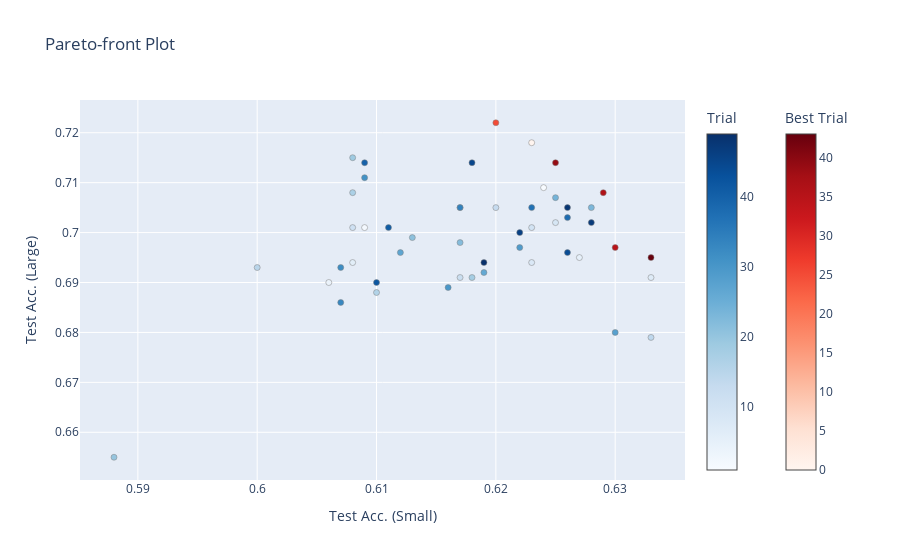

Notebook cell for this chart:
### Code cell
fig = optuna.visualization.plot_pareto_front(
    study, target_names=["Test Acc. (Small)", "Test Acc. (Large)"]
)
fig.show()

### Figure 1 — Plotly figure (JSON) as saved in the notebook; plotly's stock layout.template omitted (floating-point values rounded to 4 significant figures)
{"data": [{"hovertemplate": "%{text}<extra>Trial</extra>", "marker": {"color": [1, 2, 3, 4, 5, 6, 7, 8, 9, 10, 11, 12, 13, 14, 15, 16, 17, 18, 19, 20, 21, 22, 23, 24, 26, 27, 28, 29, 30, 31, 32, 33, 34, 37, 38, 40, 41, 42, 44, 45, 46, 47, 48, 49], "colorbar": {"title": {"text": "Trial"}}, "colorscale": [[0, "rgb(247,251,255)"], [0.125, "rgb(222,235,247)"], [0.25, "rgb(198,219,239)"], [0.375, "rgb(158,202,225)"], [0.5, "rgb(107,174,214)"], [0.625, "rgb(66,146,198)"], [0.75, "rgb(33,113,181)"], [0.875, "rgb(8,81,156)"], [1, "rgb(8,48,107)"]], "line": {"color": "Grey", "width": 0.5}}, "mode": "markers", "showlegend": false, "text": ["{<br>  \"number\": 1,<br>  \"values\": [<br>    0.624,<br>    0.709<br>  ],<br>  \"params\": {<br>    \"learning_rate\": 0.06585243028374244,<br>    \"max_depth\": 4,<br>    \"max_iter\": 62,<br>    \"min_samples_leaf\": 5<br>  }<br>}", "{<br>  \"number\": 2,<br>  \"values\": [<br>    0.609,<br>    0.701<br>  ],<br>  \"params\": {<br>    \"learning_rate\": 0.13734415443576325,<br>    \"max_depth\": 5,<br>    \"max_iter\": 345,<br>    \"min_samples_leaf\": 5<br>  }<br>}", "{<br>  \"number\": 3,<br>  \"values\": [<br>    0.617,<br>    0.705<br>  ],<br>  \"params\": {<br>    \"learning_rate\": 0.0113910218555902,<br>    \"max_depth\": 4,<br>    \"max_iter\": 160,<br>    \"min_samples_leaf\": 5<br>  }<br>}", "{<br>  \"number\": 4,<br>  \"values\": [<br>    0.606,<br>    0.69<br>  ],<br>  \"params\": {<br>    \"learning_rate\": 0.9198686734844048,<br>    \"max_depth\": 4,<br>    \"max_iter\": 383,<br>    \"min_samples_leaf\": 5<br>  }<br>}", "{<br>  \"number\": 5,<br>  \"values\": [<br>    0.627,<br>    0.695<br>  ],<br>  \"params\": {<br>    \"learning_rate\": 0.01254220787807467,<br>    \"max_depth\": 5,<br>    \"max_iter\": 188,<br>    \"min_samples_leaf\": 5<br>  }<br>}", "{<br>  \"number\": 6,<br>  \"values\": [<br>    0.608,<br>    0.694<br>  ],<br>  \"params\": {<br>    \"learning_rate\": 0.012899120848017089,<br>    \"max_depth\": 5,<br>    \"max_iter\": 106,<br>    \"min_samples_leaf\": 5<br>  }<br>}", "{<br>  \"number\": 7,<br>  \"values\": [<br>    0.633,<br>    0.691<br>  ],<br>  \"params\": {<br>    \"learning_rate\": 0.010161310704938415,<br>    \"max_depth\": null,<br>    \"max_iter\": 305,<br>    \"min_samples_leaf\": 5<br>  }<br>}", "{<br>  \"number\": 8,<br>  \"values\": [<br>    0.623,<br>    0.694<br>  ],<br>  \"params\": {<br>    \"learning_rate\": 0.7882010119913578,<br>    \"max_depth\": 4,<br>    \"max_iter\": 94,<br>    \"min_samples_leaf\": 5<br>  }<br>}", "{<br>  \"number\": 9,<br>  \"values\": [<br>    0.625,<br>    0.702<br>  ],<br>  \"params\": {<br>    \"learning_rate\": 0.02283101815175361,<br>    \"max_depth\": 4,<br>    \"max_iter\": 222,<br>    \"min_samples_leaf\": 5<br>  }<br>}", "{<br>  \"number\": 10,<br>  \"values\": [<br>    0.623,<br>    0.701<br>  ],<br>  \"params\": {<br>    \"learning_rate\": 0.03792099567971687,<br>    \"max_depth\": 3,<br>    \"max_iter\": 112,<br>    \"min_samples_leaf\": 5<br>  }<br>}", "{<br>  \"number\": 11,<br>  \"values\": [<br>    0.608,<br>    0.701<br>  ],<br>  \"params\": {<br>    \"learning_rate\": 0.03180066937827183,<br>    \"max_depth\": 3,<br>    \"max_iter\": 258,<br>    \"min_samples_leaf\": 5<br>  }<br>}", "{<br>  \"number\": 12,<br>  \"values\": [<br>    0.617,<br>    0.691<br>  ],<br>  \"params\": {<br>    \"learning_rate\": 0.09958205715040552,<br>    \"max_depth\": null,<br>    \"max_iter\": 448,<br>    \"min_samples_leaf\": 5<br>  }<br>}", "{<br>  \"number\": 13,<br>  \"values\": [<br>    0.62,<br>    0.705<br>  ],<br>  \"params\": {<br>    \"learning_rate\": 0.023988423544515143,<br>    \"max_depth\": 2,<br>    \"max_iter\": 139,<br>    \"min_samples_leaf\": 5<br>  }<br>}", "{<br>  \"number\": 14,<br>  \"values\": [<br>    0.633,<br>    0.679<br>  ],<br>  \"params\": {<br>    \"learning_rate\": 0.010294336660599005,<br>    \"max_depth\": null,<br>    \"max_iter\": 290,<br>    \"min_samples_leaf\": 5<br>  }<br>}", "{<br>  \"number\": 15,<br>  \"values\": [<br>    0.6,<br>    0.693<br>  ],<br>  \"params\": {<br>    \"learning_rate\": 0.052861791278227495,<br>    \"max_depth\": 3,<br>    \"max_iter\": 204,<br>    \"min_samples_leaf\": 5<br>  }<br>}", "{<br>  \"number\": 16,<br>  \"values\": [<br>    0.61,<br>    0.688<br>  ],<br>  \"params\": {<br>    \"learning_rate\": 0.01951431787474695,<br>    \"max_depth\": 3,<br>    \"max_iter\": 471,<br>    \"min_samples_leaf\": 5<br>  }<br>}", "{<br>  \"number\": 17,<br>  \"values\": [<br>    0.608,<br>    0.708<br>  ],<br>  \"params\": {<br>    \"learning_rate\": 0.017320685119912006,<br>    \"max_depth\": 2,<br>    \"max_iter\": 75,<br>    \"min_samples_leaf\": 5<br>  }<br>}", "{<br>  \"number\": 18,<br>  \"values\": [<br>    0.618,<br>    0.691<br>  ],<br>  \"params\": {<br>    \"learning_rate\": 0.029633728506379454,<br>    \"max_depth\": null,<br>    \"max_iter\": 142,<br>    \"min_samples_leaf\": 5<br>  }<br>}", "{<br>  \"number\": 19,<br>  \"values\": [<br>    0.608,<br>    0.715<br>  ],<br>  \"params\": {<br>    \"learning_rate\": 0.016719827224661376,<br>    \"max_depth\": 3,<br>    \"max_iter\": 61,<br>    \"min_samples_leaf\": 5<br>  }<br>}", "{<br>  \"number\": 20,<br>  \"values\": [<br>    0.588,<br>    0.655<br>  ],<br>  \"params\": {<br>    \"learning_rate\": 0.01003122577880028,<br>    \"max_depth\": null,<br>    \"max_iter\": 52,<br>    \"min_samples_leaf\": 5<br>  }<br>}", "{<br>  \"number\": 21,<br>  \"values\": [<br>    0.613,<br>    0.699<br>  ],<br>  \"params\": {<br>    \"learning_rate\": 0.021799316849632752,<br>    \"max_depth\": 3,<br>    \"max_iter\": 219,<br>    \"min_samples_leaf\": 5<br>  }<br>}", "{<br>  \"number\": 22,<br>  \"values\": [<br>    0.617,<br>    0.698<br>  ],<br>  \"params\": {<br>    \"learning_rate\": 0.016731699405040785,<br>    \"max_depth\": null,<br>    \"max_iter\": 265,<br>    \"min_samples_leaf\": 5<br>  }<br>}", "{<br>  \"number\": 23,<br>  \"values\": [<br>    0.628,<br>    0.705<br>  ],<br>  \"params\": {<br>    \"learning_rate\": 0.02559182172807589,<br>    \"max_depth\": 2,<br>    \"max_iter\": 180,<br>    \"min_samples_leaf\": 5<br>  }<br>}", "{<br>  \"number\": 24,<br>  \"values\": [<br>    0.625,<br>    0.707<br>  ],<br>  \"params\": {<br>    \"learning_rate\": 0.04068049271910937,<br>    \"max_depth\": 2,<br>    \"max_iter\": 165,<br>    \"min_samples_leaf\": 5<br>  }<br>}", "{<br>  \"number\": 26,<br>  \"values\": [<br>    0.619,<br>    0.692<br>  ],<br>  \"params\": {<br>    \"learning_rate\": 0.01423649481634674,<br>    \"max_depth\": null,<br>    \"max_iter\": 305,<br>    \"min_samples_leaf\": 5<br>  }<br>}", "{<br>  \"number\": 27,<br>  \"values\": [<br>    0.612,<br>    0.696<br>  ],<br>  \"params\": {<br>    \"learning_rate\": 0.015110138684128277,<br>    \"max_depth\": null,<br>    \"max_iter\": 369,<br>    \"min_samples_leaf\": 5<br>  }<br>}", "{<br>  \"number\": 28,<br>  \"values\": [<br>    0.63,<br>    0.68<br>  ],<br>  \"params\": {<br>    \"learning_rate\": 0.010152974667839468,<br>    \"max_depth\": null,<br>    \"max_iter\": 239,<br>    \"min_samples_leaf\": 5<br>  }<br>}", "{<br>  \"number\": 29,<br>  \"values\": [<br>    0.622,<br>    0.697<br>  ],<br>  \"params\": {<br>    \"learning_rate\": 0.06346563424470249,<br>    \"max_depth\": null,<br>    \"max_iter\": 315,<br>    \"min_samples_leaf\": 5<br>  }<br>}", "{<br>  \"number\": 30,<br>  \"values\": [<br>    0.616,<br>    0.689<br>  ],<br>  \"params\": {<br>    \"learning_rate\": 0.019077386554164147,<br>    \"max_depth\": 5,<br>    \"max_iter\": 404,<br>    \"min_samples_leaf\": 5<br>  }<br>}", "{<br>  \"number\": 31,<br>  \"values\": [<br>    0.609,<br>    0.711<br>  ],<br>  \"params\": {<br>    \"learning_rate\": 0.01390962487224977,<br>    \"max_depth\": 2,<br>    \"max_iter\": 187,<br>    \"min_samples_leaf\": 5<br>  }<br>}", "{<br>  \"number\": 32,<br>  \"values\": [<br>    0.607,<br>    0.693<br>  ],<br>  \"params\": {<br>    \"learning_rate\": 0.026263553329530162,<br>    \"max_depth\": 3,<br>    \"max_iter\": 341,<br>    \"min_samples_leaf\": 5<br>  }<br>}", "{<br>  \"number\": 33,<br>  \"values\": [<br>    0.607,<br>    0.686<br>  ],<br>  \"params\": {<br>    \"learning_rate\": 0.19691476304558572,<br>    \"max_depth\": 3,<br>    \"max_iter\": 496,<br>    \"min_samples_leaf\": 5<br>  }<br>}", "{<br>  \"number\": 34,<br>  \"values\": [<br>    0.617,<br>    0.705<br>  ],<br>  \"params\": {<br>    \"learning_rate\": 0.012972341024697439,<br>    \"max_depth\": 2,<br>    \"max_iter\": 269,<br>    \"min_samples_leaf\": 5<br>  }<br>}", "{<br>  \"number\": 37,<br>  \"values\": [<br>    0.623,<br>    0.705<br>  ],<br>  \"params\": {<br>    \"learning_rate\": 0.012560376239900415,<br>    \"max_depth\": 4,<br>    \"max_iter\": 145,<br>    \"min_samples_leaf\": 5<br>  }<br>}", "{<br>  \"number\": 38,<br>  \"values\": [<br>    0.626,<br>    0.703<br>  ],<br>  \"params\": {<br>    \"learning_rate\": 0.016753883401729102,<br>    \"max_depth\": 4,<br>    \"max_iter\": 119,<br>    \"min_samples_leaf\": 5<br>  }<br>}", "{<br>  \"number\": 40,<br>  \"values\": [<br>    0.609,<br>    0.714<br>  ],<br>  \"params\": {<br>    \"learning_rate\": 0.011858763498497654,<br>    \"max_depth\": 3,<br>    \"max_iter\": 97,<br>    \"min_samples_leaf\": 5<br>  }<br>}", "{<br>  \"number\": 41,<br>  \"values\": [<br>    0.611,<br>    0.701<br>  ],<br>  \"params\": {<br>    \"learning_rate\": 0.032983891167048696,<br>    \"max_depth\": 4,<br>    \"max_iter\": 200,<br>    \"min_samples_leaf\": 5<br>  }<br>}", "{<br>  \"number\": 42,<br>  \"values\": [<br>    0.61,<br>    0.69<br>  ],<br>  \"params\": {<br>    \"learning_rate\": 0.010006171304357455,<br>    \"max_depth\": 5,<br>    \"max_iter\": 129,<br>    \"min_samples_leaf\": 5<br>  }<br>}", "{<br>  \"number\": 44,<br>  \"values\": [<br>    0.626,<br>    0.696<br>  ],<br>  \"params\": {<br>    \"learning_rate\": 0.019119311433539742,<br>    \"max_depth\": 4,<br>    \"max_iter\": 154,<br>    \"min_samples_leaf\": 5<br>  }<br>}", "{<br>  \"number\": 45,<br>  \"values\": [<br>    0.618,<br>    0.714<br>  ],<br>  \"params\": {<br>    \"learning_rate\": 0.01350160744574282,<br>    \"max_depth\": 4,<br>    \"max_iter\": 124,<br>    \"min_samples_leaf\": 5<br>  }<br>}", "{<br>  \"number\": 46,<br>  \"values\": [<br>    0.622,<br>    0.7<br>  ],<br>  \"params\": {<br>    \"learning_rate\": 0.02677266708170224,<br>    \"max_depth\": 4,<br>    \"max_iter\": 158,<br>    \"min_samples_leaf\": 5<br>  }<br>}", "{<br>  \"number\": 47,<br>  \"values\": [<br>    0.628,<br>    0.702<br>  ],<br>  \"params\": {<br>    \"learning_rate\": 0.020762839965619048,<br>    \"max_depth\": 4,<br>    \"max_iter\": 132,<br>    \"min_samples_leaf\": 5<br>  }<br>}", "{<br>  \"number\": 48,<br>  \"values\": [<br>    0.626,<br>    0.705<br>  ],<br>  \"params\": {<br>    \"learning_rate\": 0.034102570922856484,<br>    \"max_depth\": 4,<br>    \"max_iter\": 109,<br>    \"min_samples_leaf\": 5<br>  }<br>}", "{<br>  \"number\": 49,<br>  \"values\": [<br>    0.619,<br>    0.694<br>  ],<br>  \"params\": {<br>    \"learning_rate\": 0.04088891715945848,<br>    \"max_depth\": 4,<br>    \"max_iter\": 156,<br>    \"min_samples_leaf\": 5<br>  }<br>}"], "type": "scatter", "x": [0.624, 0.609, 0.617, 0.606, 0.627, 0.608, 0.633, 0.623, 0.625, 0.623, 0.608, 0.617, 0.62, 0.633, 0.6, 0.61, 0.608, 0.618, 0.608, 0.588, 0.613, 0.617, 0.628, 0.625, 0.619, 0.612, 0.63, 0.622, 0.616, 0.609, 0.607, 0.607, 0.617, 0.623, 0.626, 0.609, 0.611, 0.61, 0.626, 0.618, 0.622, 0.628, 0.626, 0.619], "y": [0.709, 0.701, 0.705, 0.69, 0.695, 0.694, 0.691, 0.694, 0.702, 0.701, 0.701, 0.691, 0.705, 0.679, 0.693, 0.688, 0.708, 0.691, 0.715, 0.655, 0.699, 0.698, 0.705, 0.707, 0.692, 0.696, 0.68, 0.697, 0.689, 0.711, 0.693, 0.686, 0.705, 0.705, 0.703, 0.714, 0.701, 0.69, 0.696, 0.714, 0.7, 0.702, 0.705, 0.694]}, {"hovertemplate": "%{text}<extra>Best Trial</extra>", "marker": {"color": [0, 25, 35, 36, 39, 43], "colorbar": {"title": {"text": "Best Trial"}, "x": 1.1, "xpad": 40}, "colorscale": [[0, "rgb(255,245,240)"], [0.125, "rgb(254,224,210)"], [0.25, "rgb(252,187,161)"], [0.375, "rgb(252,146,114)"], [0.5, "rgb(251,106,74)"], [0.625, "rgb(239,59,44)"], [0.75, "rgb(203,24,29)"], [0.875, "rgb(165,15,21)"], [1, "rgb(103,0,13)"]], "line": {"color": "Grey", "width": 0.5}}, "mode": "markers", "showlegend": false, "text": ["{<br>  \"number\": 0,<br>  \"values\": [<br>    0.623,<br>    0.718<br>  ],<br>  \"params\": {<br>    \"learning_rate\": 0.015269964788224448,<br>    \"max_depth\": 3,<br>    \"max_iter\": 131,<br>    \"min_samples_leaf\": 5<br>  }<br>}", "{<br>  \"number\": 25,<br>  \"values\": [<br>    0.62,<br>    0.722<br>  ],<br>  \"params\": {<br>    \"learning_rate\": 0.01494587669809456,<br>    \"max_depth\": 3,<br>    \"max_iter\": 132,<br>    \"min_samples_leaf\": 5<br>  }<br>}", "{<br>  \"number\": 35,<br>  \"values\": [<br>    0.63,<br>    0.697<br>  ],<br>  \"params\": {<br>    \"learning_rate\": 0.02140879420830195,<br>    \"max_depth\": 5,<br>    \"max_iter\": 174,<br>    \"min_samples_leaf\": 5<br>  }<br>}", "{<br>  \"number\": 36,<br>  \"values\": [<br>    0.629,<br>    0.708<br>  ],<br>  \"params\": {<br>    \"learning_rate\": 0.028597015644308915,<br>    \"max_depth\": 4,<br>    \"max_iter\": 148,<br>    \"min_samples_leaf\": 5<br>  }<br>}", "{<br>  \"number\": 39,<br>  \"values\": [<br>    0.625,<br>    0.714<br>  ],<br>  \"params\": {<br>    \"learning_rate\": 0.03461349625820683,<br>    \"max_depth\": 4,<br>    \"max_iter\": 125,<br>    \"min_samples_leaf\": 5<br>  }<br>}", "{<br>  \"number\": 43,<br>  \"values\": [<br>    0.633,<br>    0.695<br>  ],<br>  \"params\": {<br>    \"learning_rate\": 0.013979400099177558,<br>    \"max_depth\": 4,<br>    \"max_iter\": 159,<br>    \"min_samples_leaf\": 5<br>  }<br>}"], "type": "scatter", "x": [0.623, 0.62, 0.63, 0.629, 0.625, 0.633], "y": [0.718, 0.722, 0.697, 0.708, 0.714, 0.695]}], "layout": {"title": {"text": "Pareto-front Plot"}, "xaxis": {"title": {"text": "Test Acc. (Small)"}}, "yaxis": {"title": {"text": "Test Acc. (Large)"}}}}
